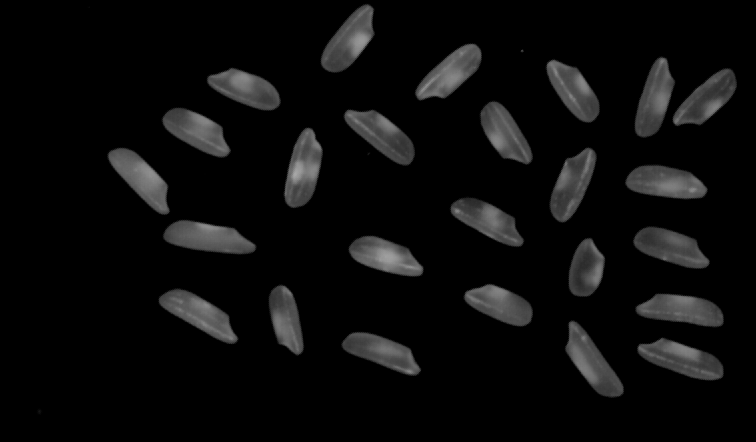
#> input picture BasedOnPython/OpenCV/JiaZhiGang/Images/rice.png, 756 x 442 px, found by its file name
$ python tutorial_7.py
#> lines starting #> are read from the running program, lines starting #| are printed output that depends on the picture
#> further down, src is the input picture: shape (442, 756, 3); min 0, max 167, mean 12.3
import cv2 as cv
import numpy as np


def clamp(pv):
    if pv > 255:
        return 255
    if pv < 0:
        return 0
    else:
        return pv


def gaussian_noise(image):
    h, w, c = image.shape
#> h = 442; w = 756; c = 3
    for row in range(h):
        for col in range(w):
            s = np.random.normal(0, 20, 3)
            b = image[row, col, 0]  # blue
            g = image[row, col, 1]  # green
            r = image[row, col, 2]  # red
            image[row, col, 0] = clamp(b + s[0])
            image[row, col, 1] = clamp(g + s[1])
            image[row, col, 2] = clamp(r + s[2])
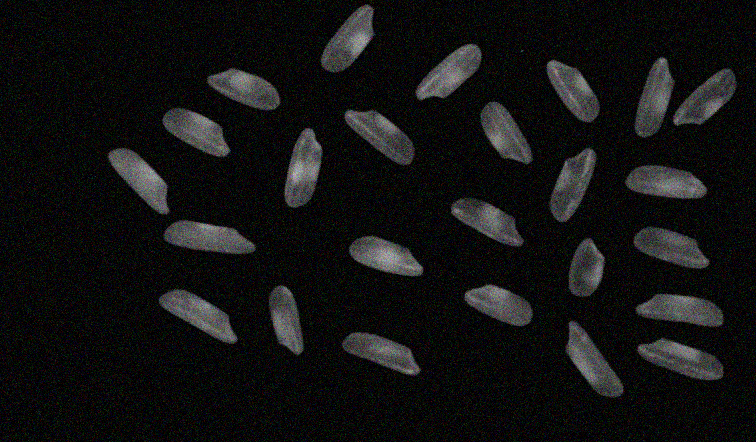
#> image: shape (442, 756, 3); mean B, G, R 18.8, 18.8, 18.8
    cv.imshow("noise image", image)


print("--------- Hello Python ---------")
src = cv.imread("./images/rice.png")
cv.namedWindow("input image", cv.WINDOW_AUTOSIZE)
cv.imshow("input image", src)

t1 = cv.getTickCount()
gaussian_noise(src)
t2 = cv.getTickCount()
time = (t2 - t1)/cv.getTickFrequency()
print("time consume : %s"%(time*1000))
dst = cv.GaussianBlur(src, (0, 0), 15)
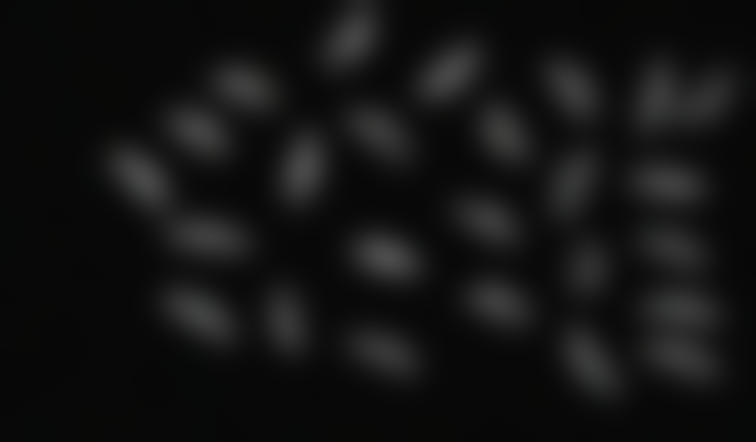
#> dst: shape (442, 756, 3); mean B, G, R 18.8, 18.8, 18.8
cv.imshow("Gaussian Blur", dst)


cv.waitKey(0)

cv.destroyAllWindows()
